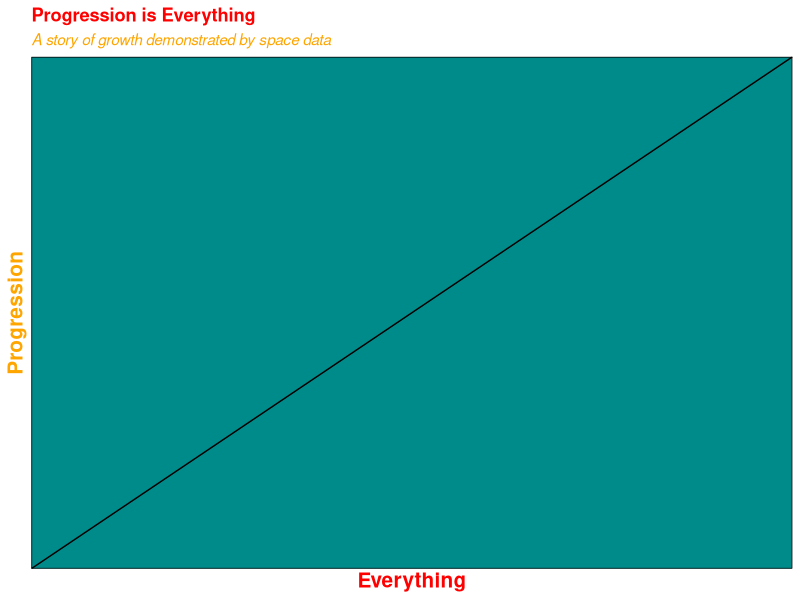

The R source for this figure: (Note: this script raises an error after producing the figure.)
## ---- chunk 1
knitr::opts_chunk$set(echo = TRUE)
library(here)
library(tidyverse)
library(ggplot2)
library(lubridate)
## ---- chunk 2
space <- read_csv(here("data",
                       "space_launches.csv"))
## ---- chunk 3
ggplot(data = space, aes(x = JD, y = category,
                         color = tag)) +
  geom_abline(show.legend = TRUE) +
  theme_linedraw() +
  ggtitle("Progression is Everything", subtitle = "A story of growth demonstrated by space data") +
  labs(y = "Progression", x = "Everything") +
  theme(
    panel.background = element_rect(fill = "cyan4"),
    plot.title = element_text(color = "red", face = "bold"),
    plot.subtitle = element_text(color = "orange", face = "italic"),
    axis.title.x = element_text(color = "red", face = "bold", size = 15),
    axis.title.y = element_text(color = "orange", face = "bold", size = 15),
    legend.key = element_rect(fill = "orange") 
  ) +
     scale_x_continuous(limits = c("beginning", "slightly after the begining"))
                        
    


## ---- chunk 4
sf_data <- read_csv(here("data", "San_Francisco_Communitywide_Greenhouse_Gas_Inventory.csv"))

df_mtCO2E <- sf_data %>% 
  group_by(Sector_General) %>% 
  summarize(Sector_Emissions_mtCO2e = sum(Emissions_mtCO2e))

df_mtCO2E_year_commodity <- sf_data %>% 
  group_by(Calendar_Year, Commodity_Type) %>% 
  summarise(Year_Commodity_Emissions_mtcO2e = sum(Emissions_mtCO2e))


sf_data2005 <- sf_data %>% 
  select(Calendar_Year, Sector_Detail2,
         Emissions_mtCO2e) %>% 
  filter(Calendar_Year >= 2005) %>%  filter(str_detect(Sector_Detail2, pattern = "PG&E"))
## ---- chunk 5
space_1 <- space_1 %>% 
  group_by(launch_year) %>% 
  count(n)

space_2 <- space %>% 
  group_by(launches = launch_year) %>% 
  count(launches) %>% 
  mutate(launches = lubridate::y(launches))

space_3 <- space %>% 
  group_by(launch_year, agency_type) %>%
  count(launch_year) %>% 
  rename(launches_per_year = n) 
  

ggplot(data = space_3, aes(x = launch_year, y = launches_per_year, fill = agency_type)) +
  geom_col() +
  theme_test() +
  ggtitle("Space Launches per Year by Agency Type") +
  theme(plot.title = element_text(hjust = 0.5))

